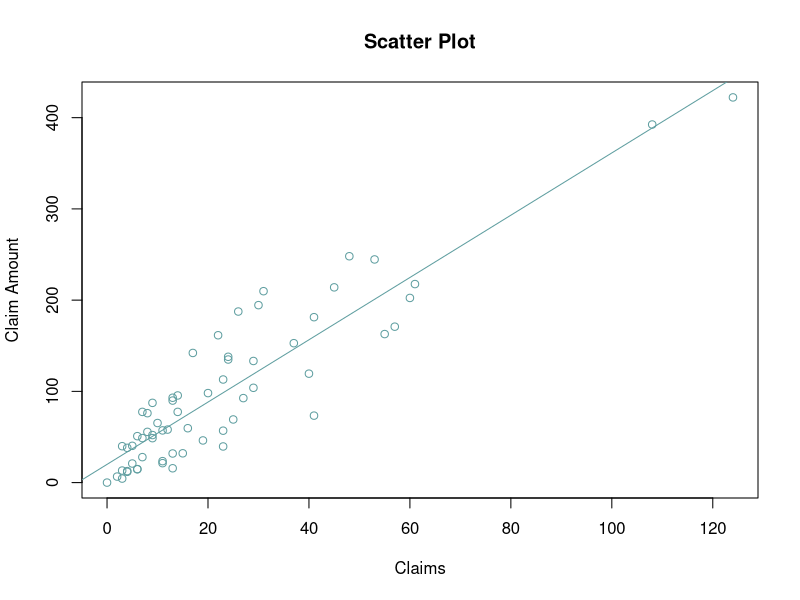

Generate this figure with R:

# Case Study 1
#
# The dataset is from the Swedish Insurance Company. There are 2 variables:
#
#  1 - number of claims
#  2 - the total payment for all the claims in thousands of Swedish Kronor
#      for various locations in Sweden.
#
# The objective is to predict the Total Claim Amount. Perform the following
# tasks:
#



# 1 - import the data in R
insurance_data <- read.csv("../../../data/live_class/Data Set for Insurance Claims.csv", header = TRUE)


# 2 - check the dimensions of the dataset
dim(insurance_data)
# 63  3


# 3 - check the data structure
str(insurance_data)
# 'data.frame': 63 obs. of  3 variables:
#  $ Loication  : int  1 2 3 4 5 6 7 8 9 10 ...
#  $ Claims     : int  108 19 13 124 40 57 23 14 45 10 ...
#  $ ClaimAmount: num  392.5 46.2 15.7 422.2 119.4 ...


# 4 - display first 6 rows of the data
head(insurance_data)
# Loication Claims ClaimAmount
# 1         1    108       392.5
# 2         2     19        46.2
# 3         3     13        15.7
# 4         4    124       422.2
# 5         5     40       119.4
# 6         6     57       170.9


# 5 - obtain descriptive statistics using summary function
summary(insurance_data)
# Loication        Claims       ClaimAmount
# Min.   : 1.0   Min.   :  0.0   Min.   :  0.00
# 1st Qu.:16.5   1st Qu.:  7.5   1st Qu.: 38.85
# Median :32.0   Median : 14.0   Median : 73.40
# Mean   :32.0   Mean   : 22.9   Mean   : 98.19
# 3rd Qu.:47.5   3rd Qu.: 29.0   3rd Qu.:140.00
# Max.   :63.0   Max.   :124.0   Max.   :422.20


# 6 - draw a scatter plot and interpret the same
plot(
  insurance_data$Claims,
  insurance_data$ClaimAmount,
  main = "Scatter Plot",
  xlab = "Claims",
  ylab = "Claim Amount",
  col = "cadetblue"
)
# looks like a strong positive correlation


# 7 - calculate the Karl Pearson’s correlation coefficient and comment on the same
cor(insurance_data$Claims, insurance_data$ClaimAmount)
# 0.9128782
# very strong positive correlation


# 8 - fit a line of regression of total claim amount on number of claims
model <- lm(ClaimAmount ~ Claims, data = insurance_data)
model
# Call:
#   lm(formula = ClaimAmount ~ Claims, data = insurance_data)
#
# Coefficients:
#   (Intercept)       Claims
# 19.994        3.414

abline(model, col = "cadetblue")


# 9 - interpret the results
# for each unit increase in number of claims, the claim amount increases by 3.414
